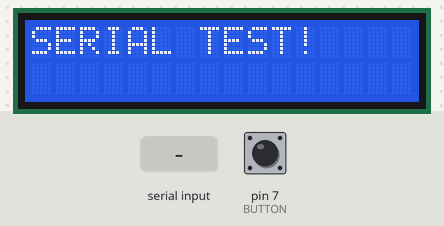
This sketch was run on a simulated Arduino Uno, built with avr-gcc and run on an emulated ATmega328P. Shown: 16×2 character LCD. Inputs (shaded band) come from the test bench; at power-on: pin 7 (BUTTON) HIGH. What the sketch prints to the serial monitor is not drawn.

Above: at 1.2 s.
1.3 s: "1\n" received over Serial
At 1.6 s:
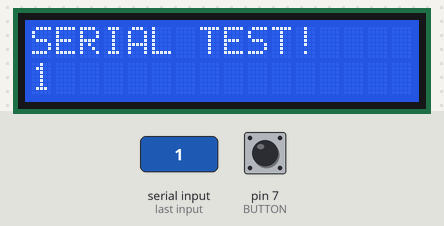
2.8 s: "0\n" received over Serial
At 4.0 s:
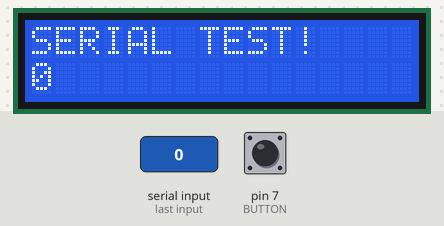
Timing chart, 0 to 5.8 s (numbered marks = the images above; inputs shaded):
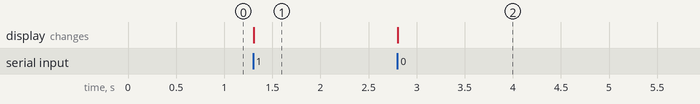

Measured:
- after the input at 1.3 s, the display: changes at once (image 1)
- after the input at 2.8 s, the display: changes at once (image 2)

The sketch:

SAMPLE1602A02.ino
```cpp
// ヘッダ
#include <LiquidCrystal.h>
#include <Bounce2.h>
// 定数
const int BUTTON = 7;           //プッシュボタンを接続するピン
const int BUTTON_PUSH = LOW;    //ボタン押下状態(INPUT_PULLUP)
// 変数
String inputString = "";         // 受信文字列
bool stringComplete = false;  // 文字列受信完了フラグ

int val = 0;   //入力ピンの値
int oldVal = 0; //過去値の保持用
int state = 0; //LED状態(1:ON,0:OFF)
// バウンスのインスタンスを生成
Bounce debouncer = Bounce();
// LCDの設定
LiquidCrystal lcd(12, 11, 5, 4, 3, 2);

void setup() {
  lcd.begin(16, 2);   //LCDモジュールの初期設定(16文字,2行)
  lcd.print("SERIAL TEST!");  //LCDの１行目の出力メッセージ
  Serial.begin(9600);   //通信速度(9600bps)
  inputString.reserve(200);   //受信文字列エリアは200文字
  pinMode(BUTTON, INPUT_PULLUP);
  debouncer.attach(BUTTON);
  debouncer.interval(5); // interval in ms
}

void loop() {

  debouncer.update();     // デバウンサをupdate()する
  val = debouncer.read();    //デバウンサ経由でボタン状態を取得
  if ((val == BUTTON_PUSH) && (oldVal != BUTTON_PUSH)) {      // ボタン押下状態の場合
    Serial.println("hello,world!");
  }
  oldVal = val;         //現在の状態をストア

  lcd.setCursor(0, 1);
  if(stringComplete == true) {
    Lcd_Print16(inputString);
    Serial.println(inputString);
    // clear the string:
    inputString = "";
    stringComplete = false;
  }
}

// １６文字LCD用のPRINTルーチン
void Lcd_Print16(String s) {
  s.trim();   //ゴミ取り
  s.concat("                ");   //16文字分のスペースを連結
  lcd.print(s);
}

// シリアルイベント（受信）
void serialEvent() {
  while (Serial.available()) {
    char inChar = (char)Serial.read();
    inputString += inChar;
    if (inChar == '\n') {
      stringComplete = true;
    }
  }
}
```
